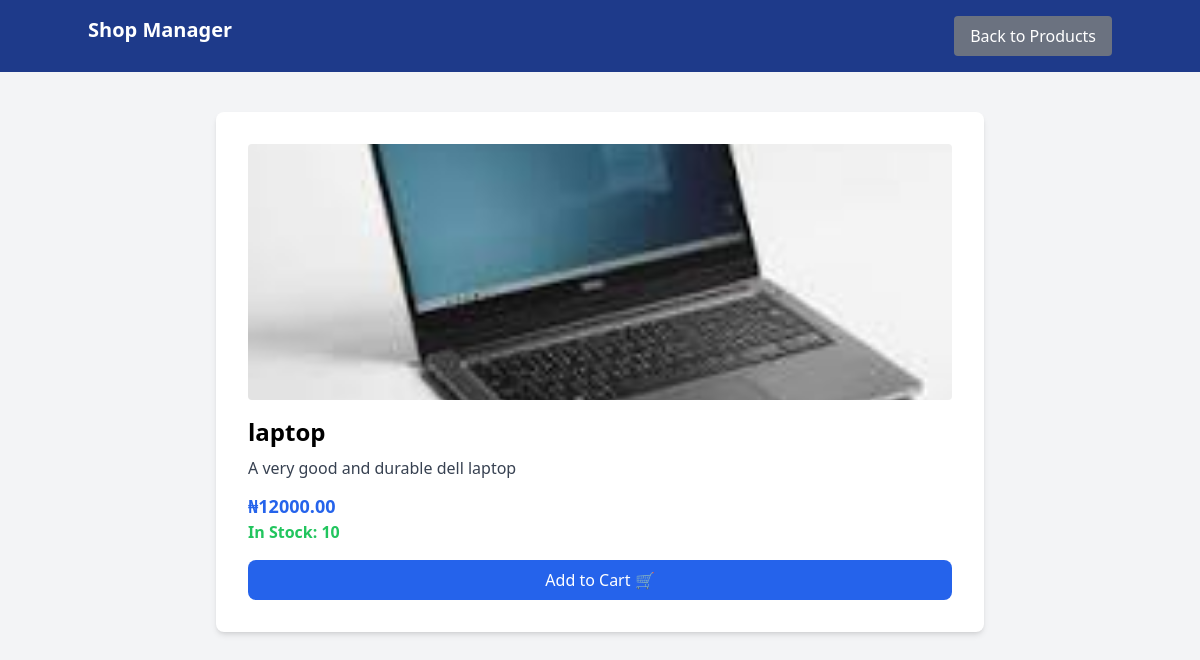
Screenshot of /shop/product/1/ with the database file from the repository.
### shop/models.py (models this page shows, shortened)
class Product(models.Model):
    category = models.ForeignKey(Category, on_delete=models.CASCADE)
    title = models.CharField(max_length=255)
    description = models.TextField()
    price = models.DecimalField(max_digits=10, decimal_places=2)
    stock = models.IntegerField(default=0)
    image = models.ImageField(upload_to='product_images/')
    created_at = models.DateTimeField(auto_now_add=True)

### shop/views.py (the view)
# urls.py: path('product/<int:id>/', views.product_detail, name='product_detail'),
def product_detail(request, id):
    product = get_object_or_404(Product, id=id)
    return render(request, 'shop/product_detail.html', {'product': product})

### shop/templates/shop/product_detail.html (shortened to what this page needs)
{% load static %}
<!DOCTYPE html>
<html lang="en">
<head>
    <script src="https://cdn.tailwindcss.com"></script>
</head>
<body class="bg-gray-100">
    <nav class="bg-blue-900 p-4 text-white">
        <div class="container mx-auto flex justify-between">
            <h1 class="text-xl font-bold">Shop Manager</h1>
            <a href="{% url 'product_list' %}" class="bg-gray-500 px-4 py-2 rounded hover:bg-gray-600">
                Back to Products
            </a>
        </div>
    </nav>
    <div class="max-w-3xl mx-auto bg-white p-8 rounded-lg shadow-md mt-10">
        <img src="{{ product.image.url }}" alt="{{ product.title }}" class="w-full h-64 object-cover rounded">
        <h2 class="text-2xl font-bold mt-4">{{ product.title }}</h2>
        <p class="text-gray-700 mt-2">{{ product.description }}</p>
        <p class="text-blue-600 font-bold text-lg mt-3">₦{{ product.price }}</p>
        {% if product.stock > 0 %}
            <p class="text-green-500 font-semibold">In Stock: {{ product.stock }}</p>
            <form method="POST" action="{% url 'add_to_cart' product.id %}">
                <button type="submit" class="w-full bg-blue-600 text-white py-2 mt-4 rounded-lg hover:bg-blue-700">
                    Add to Cart 🛒
                </button>
            </form>
        {% else %}
            <p class="text-red-500 font-semibold">Out of Stock</p>
        {% endif %}
    </div>
</body>
</html>

### rows the page displays
Product: image (picture), title "laptop", description "A very good and durable dell laptop", price "12000.00", stock "10"
